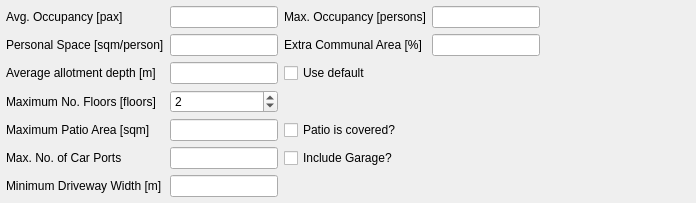
                   <widget class="QWidget" name="widget_4" native="true">
                    <property name="minimumSize">
                     <size>
                      <width>0</width>
                      <height>0</height>
                     </size>
                    </property>
                    <layout class="QGridLayout" name="gridLayout_5">
                     <property name="leftMargin">
                      <number>6</number>
                     </property>
                     <property name="topMargin">
                      <number>6</number>
                     </property>
                     <property name="rightMargin">
                      <number>6</number>
                     </property>
                     <property name="bottomMargin">
                      <number>6</number>
                     </property>
                     <item row="5" column="1">
                      <widget class="QLineEdit" name="patio_area_max_box">
                       <property name="text">
                        <string/>
                       </property>
                      </widget>
                     </item>
                     <item row="5" column="2">
                      <widget class="QCheckBox" name="patio_covered_box">
                       <property name="text">
                        <string>Patio is covered?</string>
                       </property>
                      </widget>
                     </item>
                     <item row="4" column="0">
                      <widget class="QLabel" name="floor_num_max_lbl">
                       <property name="text">
                        <string>Maximum No. Floors [floors]</string>
                       </property>
                      </widget>
                     </item>
                     <item row="4" column="1">
                      <widget class="QSpinBox" name="house_floors">
                       <property name="suffix">
                        <string/>
                       </property>
                       <property name="maximum">
                        <number>5</number>
                       </property>
                       <property name="value">
                        <number>2</number>
                       </property>
                      </widget>
                     </item>
                     <item row="5" column="0">
                      <widget class="QLabel" name="patio_area_max_lbl">
                       <property name="text">
                        <string>Maximum Patio Area [sqm]</string>
                       </property>
                      </widget>
                     </item>
                     <item row="1" column="4">
                      <spacer name="horizontalSpacer_8">
                       <property name="orientation">
                        <enum>Qt::Horizontal</enum>
                       </property>
                       <property name="sizeHint" stdset="0">
                        <size>
                         <width>150</width>
                         <height>20</height>
                        </size>
                       </property>
                      </spacer>
                     </item>
                     <item row="6" column="1">
                      <widget class="QLineEdit" name="carports_max_box">
                       <property name="text">
                        <string/>
                       </property>
                      </widget>
                     </item>
                     <item row="6" column="2">
                      <widget class="QCheckBox" name="garage_incl_box">
                       <property name="text">
                        <string>Include Garage?</string>
                       </property>
                      </widget>
                     </item>
                     <item row="7" column="0">
                      <widget class="QLabel" name="w_driveway_min_lbl">
                       <property name="text">
                        <string>Minimum Driveway Width [m]</string>
                       </property>
                      </widget>
                     </item>
                     <item row="7" column="1">
                      <widget class="QLineEdit" name="w_driveway_min_box">
                       <property name="text">
                        <string/>
                       </property>
                      </widget>
                     </item>
                     <item row="6" column="0">
                      <widget class="QLabel" name="carports_max_lbl">
                       <property name="text">
                        <string>Max. No. of Car Ports</string>
                       </property>
                      </widget>
                     </item>
                     <item row="2" column="4">
                      <spacer name="horizontalSpacer_9">
                       <property name="orientation">
                        <enum>Qt::Horizontal</enum>
                       </property>
                       <property name="sizeHint" stdset="0">
                        <size>
                         <width>150</width>
                         <height>20</height>
                        </size>
                       </property>
                      </spacer>
                     </item>
                     <item row="1" column="0">
                      <widget class="QLabel" name="occup_avg_lbl">
                       <property name="text">
                        <string>Avg. Occupancy [pax]</string>
                       </property>
                      </widget>
                     </item>
                     <item row="1" column="1">
                      <widget class="QLineEdit" name="occup_avg_box">
                       <property name="sizePolicy">
                        <sizepolicy hsizetype="Preferred" vsizetype="Preferred">
                         <horstretch>0</horstretch>
                         <verstretch>0</verstretch>
                        </sizepolicy>
                       </property>
                       <property name="text">
                        <string/>
                       </property>
                      </widget>
                     </item>
                     <item row="2" column="2">
                      <widget class="QLabel" name="extra_comm_area_lbl">
                       <property name="text">
                        <string>Extra Communal Area [%]</string>
                       </property>
                      </widget>
                     </item>
                     <item row="1" column="2">
                      <widget class="QLabel" name="occup_max_lbl">
                       <property name="text">
                        <string>Max. Occupancy [persons]</string>
                       </property>
                      </widget>
                     </item>
                     <item row="2" column="0">
                      <widget class="QLabel" name="person_space_lbl">
                       <property name="text">
                        <string>Personal Space [sqm/person]</string>
                       </property>
                      </widget>
                     </item>
                     <item row="1" column="3">
                      <widget class="QLineEdit" name="occup_max_box">
                       <property name="sizePolicy">
                        <sizepolicy hsizetype="Preferred" vsizetype="Preferred">
                         <horstretch>0</horstretch>
                         <verstretch>0</verstretch>
                        </sizepolicy>
                       </property>
                       <property name="text">
                        <string/>
                       </property>
                      </widget>
                     </item>
                     <item row="2" column="3">
                      <widget class="QLineEdit" name="extra_comm_area_box">
                       <property name="sizePolicy">
                        <sizepolicy hsizetype="Preferred" vsizetype="Preferred">
                         <horstretch>0</horstretch>
                         <verstretch>0</verstretch>
                        </sizepolicy>
                       </property>
                       <property name="text">
                        <string/>
                       </property>
                      </widget>
                     </item>
                     <item row="2" column="1">
                      <widget class="QLineEdit" name="person_space_box">
                       <property name="sizePolicy">
                        <sizepolicy hsizetype="Preferred" vsizetype="Preferred">
                         <horstretch>0</horstretch>
                         <verstretch>0</verstretch>
                        </sizepolicy>
                       </property>
                       <property name="text">
                        <string/>
                       </property>
                      </widget>
                     </item>
                     <item row="3" column="0">
                      <widget class="QLabel" name="allot_depth_lbl">
                       <property name="text">
                        <string>Average allotment depth [m]</string>
                       </property>
                      </widget>
                     </item>
                     <item row="3" column="1">
                      <widget class="QLineEdit" name="allot_depth_box">
                       <property name="sizePolicy">
                        <sizepolicy hsizetype="Preferred" vsizetype="Preferred">
                         <horstretch>0</horstretch>
                         <verstretch>0</verstretch>
                        </sizepolicy>
                       </property>
                       <property name="text">
                        <string/>
                       </property>
                      </widget>
                     </item>
                     <item row="3" column="2">
                      <widget class="QCheckBox" name="allot_depth_check">
                       <property name="text">
                        <string>Use default</string>
                       </property>
                      </widget>
                     </item>
                    </layout>
                   </widget>
